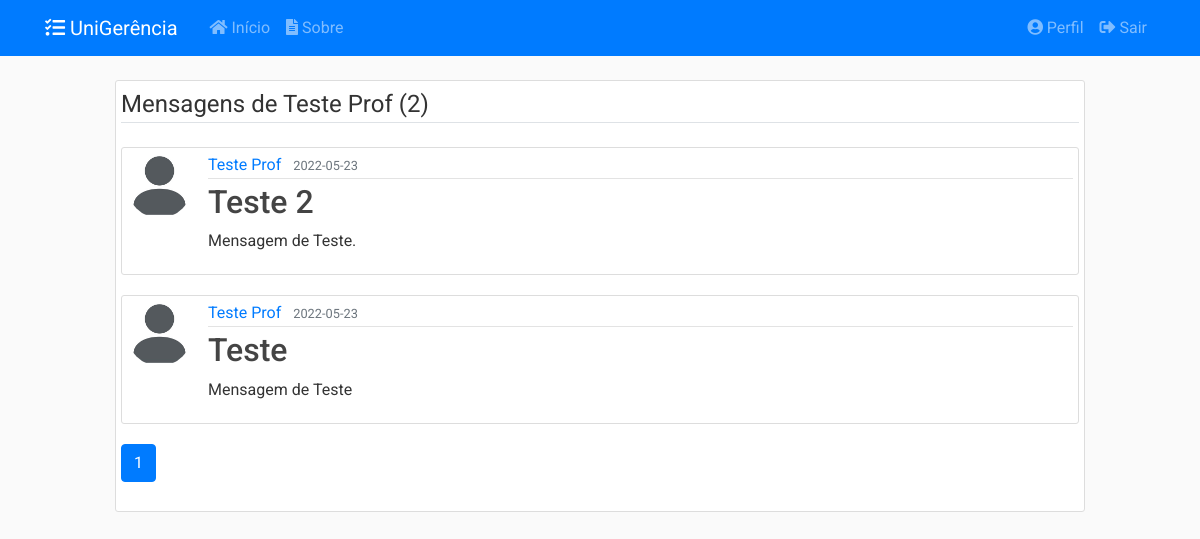
The page /usuarios/4/posts (signed in) on the database as committed earlier.
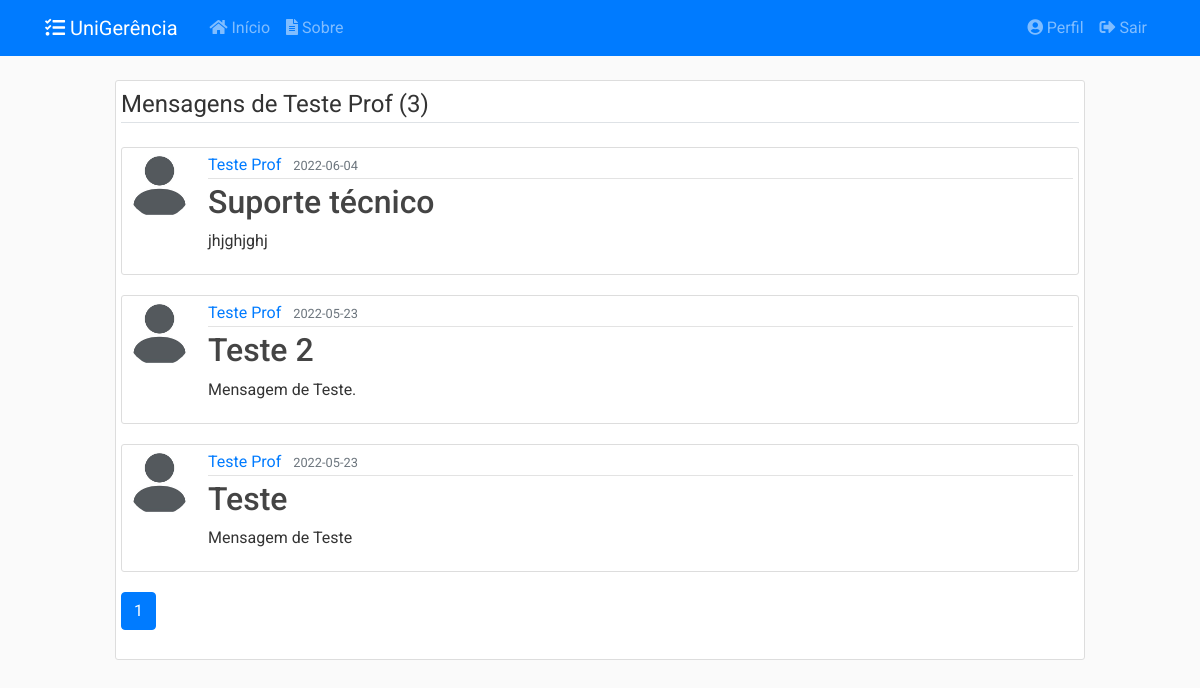
The same page on the database as committed later.
### app/models/usuarios.py (models this page shows, shortened)
class Usuario(db.Model, UserMixin):
    __tablename__ = 'usuarios'
    __table_args__ = {'extend_existing': True}
    id = db.Column(db.Integer, primary_key=True)
    nome = db.Column(db.String(100), nullable=False)
    identificacao = db.Column(db.String(20), unique=True, nullable=False)
    email = db.Column(db.String(100), unique=True, nullable=False)
    senha = db.Column(db.String(60), nullable=False)
    data_cadastro = db.Column(db.DateTime, nullable=False,
                              default=datetime.now().astimezone(fuso_horario))
    data_atualizacao = db.Column(db.DateTime, nullable=True)
    tipo = db.Column(db.Enum(TipoUsuario), nullable=False)
    ativo = db.Column(db.Boolean, nullable=False, default=True)
    imagem_perfil = db.Column(db.String(20), nullable=False,
                              default='default.jpg')
    posts = db.relationship('Post', backref='autor',
                            foreign_keys='Post.usuario_id', lazy=True)
    recipiente = db.relationship('Post', backref='destinatario',
                                 foreign_keys='Post.destinatario_id', lazy=True)
    solicitacoes = db.relationship('Solicitacao', backref='autor', lazy=True)
    relatorios = db.relationship('Relatorio', backref='autor', lazy=True)
    def recupera_id(usuario_id):
        return Usuario.query.filter_by(id=usuario_id).filter_by(ativo=True).first_or_404()

### app/models/posts.py (models this page shows, shortened)
class Post(db.Model):
    __tablename__ = 'posts'
    __table_args__ = {'extend_existing': True}
    id = db.Column(db.Integer, primary_key=True)
    titulo = db.Column(db.String(100), nullable=False)
    data_postado = db.Column(db.DateTime, nullable=False,
                             default=datetime.now().astimezone(fuso_horario))
    data_atualizacao = db.Column(db.DateTime, nullable=True)
    conteudo = db.Column(db.Text, nullable=False)
    ativo = db.Column(db.Boolean, nullable=False, default=True)
    usuario_id = db.Column(db.Integer, db.ForeignKey('usuarios.id'),
                           nullable=False)
    destinatario_id = db.Column(db.Integer, db.ForeignKey('usuarios.id'),
                                nullable=True)
    def recupera_autor_paginado(usuario, pagina, num):
        return Post.query.filter_by(autor=usuario).order_by(
            Post.data_postado.desc()).paginate(page=pagina, per_page=num)

### app/controllers/usuarios.py (the view)
@usuarios.route("/<int:usuario_id>/posts", methods=['GET'])
@login_required
@admin_required
def posts_usuario(usuario_id):
    pagina = request.args.get('pagina', 1, type=int)
    usuario = Usuario.recupera_id(usuario_id)
    posts = Post.recupera_autor_paginado(usuario, pagina, 5)
    return render_template('usuarios/posts_usuario.html',
                           posts=posts, usuario=usuario)

### app/models/usuarios.py (called while the page is built)
@login_manager.user_loader
def load_user(user_id):
    return Usuario.query.get(int(user_id))

### app/utils.py (called while the page is built)
def admin_required(f):
    @wraps(f)
    def wrap(*args, **kwargs):
        if current_user.tipo.name == 'ADMIN':
            return f(*args, **kwargs)
        else:
            flash('Você não tem autorização para acessar esta página.', 'danger')
        return redirect(url_for('principal.inicio'))
    return wrap

### app/templates/usuarios/posts_usuario.html
{% extends "layout.html" %}
{% block detalhes %}
<div class="content-section">
    <legend class="border-bottom mb-4">Mensagens de {{ usuario.nome }} ({{ posts.total }})</legend>
    {% for post in posts.items %}
        <article class="media content-section">
            <img class="rounded-circle article-img" src="{{ url_for('static', filename='img_perfil/' + post.autor.imagem_perfil) }}">
            <div class="media-body">
            <div class="article-metadata">
                <a class="mr-2" href="{{ url_for('usuarios.posts_usuario', usuario_id=post.autor.id) }}">{{ post.autor.nome }}</a>
                <small class="text-muted">{{ post.data_postado.strftime('%Y-%m-%d') }}</small>
            </div>
            <h2><a class="article-title" href="{{ url_for('posts.post', post_id=post.id) }}">{{ post.titulo }}</a></h2>
            <p class="article-content">{{ post.conteudo }}</p>
            </div>
        </article>
    {% endfor %}
    <div class="row">
        <div class="col-md-11">
        {% for page_num in posts.iter_pages(left_edge=1, right_edge=1, left_current=1, right_current=2) %}
            {% if page_num %}
                {% if posts.page == page_num %}
                    <a class="btn btn-primary mb-4" href="{{ url_for('usuarios.posts_usuario', usuario_id=usuario.id, pagina=page_num) }}">{{ page_num }}</a>
                {% else %}
                    <a class="btn btn-outline-primary mb-4" href="{{ url_for('usuarios.posts_usuario', usuario_id=usuario.id, pagina=page_num) }}">{{ page_num }}</a>
                {% endif %}
            {% else %}
            ...
            {% endif %}
        {% endfor %}
        </div>
    </div>
</div>
{% endblock detalhes %}

### app/templates/layout.html (shortened to what this page needs)
<!DOCTYPE html>
<html>
<head>
    <link rel="stylesheet" type="text/css" href="{{ url_for('static', filename='css/bootstrap4.min.css') }}">
    <link rel="stylesheet" type="text/css" href="{{ url_for('static', filename='css/main.css') }}">
    <link rel="stylesheet" type="text/css" href="https://cdn.datatables.net/v/dt/jszip-2.5.0/dt-1.12.1/b-2.2.3/b-colvis-2.2.3/b-html5-2.2.3/b-print-2.2.3/cr-1.5.6/date-1.1.2/fh-3.2.3/r-2.3.0/rg-1.2.0/rr-1.2.8/sc-2.0.6/sp-2.0.1/sl-1.4.0/datatables.min.css"/>
    <link rel="stylesheet" type="text/css" href="{{ url_for('static', filename='css/select2.min.css') }}"/>
    <link rel="stylesheet" type="text/css" href="{{ url_for('static', filename='css/select2-bootstrap.min.css') }}">
    <link rel="stylesheet" type="text/css" href="https://pro.fontawesome.com/releases/v5.15.0/css/all.css">
</head>
<body>
    <header class="site-header">
        <nav class="navbar navbar-expand-md navbar-dark bg-primary fixed-top">
            <div class="container">
                <a class="navbar-brand mr-4" href="{{ url_for('principal.inicio') }}"><i class="fas fa-tasks"></i> UniGerência</a>
                <div class="collapse navbar-collapse" id="navbarToggle">
                    <div class="navbar-nav mr-auto">
                        <a class="nav-item nav-link" href="{{ url_for('principal.inicio') }}"><i class="fas fa-home"></i>&nbsp;Início</a>
                        <a class="nav-item nav-link" href="{{ url_for('principal.sobre') }}"><i class="fas fa-file-alt"></i>&nbsp;Sobre</a>
                    </div>
                    <div class="navbar-nav">
                    {% if current_user.is_authenticated %}
                        <a class="nav-item nav-link" href="{{ url_for('usuarios.perfil') }}"><i class="fas fa-user-circle"></i>&nbsp;Perfil</a>
                        <a class="nav-item nav-link" href="{{ url_for('usuarios.logout') }}"><i class="fas fa-sign-out-alt"></i>&nbsp;Sair</a>
                    {% else %}
                        <a class="nav-item nav-link" href="{{ url_for('usuarios.login') }}"><i class="fas fa-sign-in-alt"></i>&nbsp;Login</a>
                        <a class="nav-item nav-link" href="{{ url_for('usuarios.registrar') }}"><i class="fas fa-address-card"></i>&nbsp;Registre-se</a>
                    {% endif %}
                    </div>
                </div>
            </div>
        </nav>
    </header>
    <main role="main" class="container-fluid">
        <div class="row justify-content-lg-center">
            <div class="col-lg-10 align-self-lg-center">
            {% block detalhes %}{% endblock %}
            </div>
        </div>
    </main>
</body>
</html>

### app/static/css/main.css (style rules this page uses)
body { background: #fafafad5; color: #333333; margin-top: 5rem; font-family: 'Roboto' !important; }
h1, h2, h3, h4, h5, h6 { color: #444444; }
html { scroll-behavior: smooth; }
.content-section { background: #ffffff; padding: 5px 5px; border: 1px solid #dddddd; border-radius: 3px; margin-bottom: 20px; }
.article-title { color: #444444; }
.article-content { white-space: pre-line; }
.article-img { height: 65px; width: 65px; margin-right: 16px; }
.article-metadata { padding-bottom: 1px; margin-bottom: 4px; border-bottom: 1px solid #e3e3e3 }

Rows that differ between the two databases and show on the page:
added Post: imagem_perfil (placeholder picture), autor.nome "Teste Prof", data_postado "2022-06-04", titulo "Suporte técnico", conteudo "jhjghjghj"
Other text that changed with them:
{{ posts.total }}: "2" → "3"
